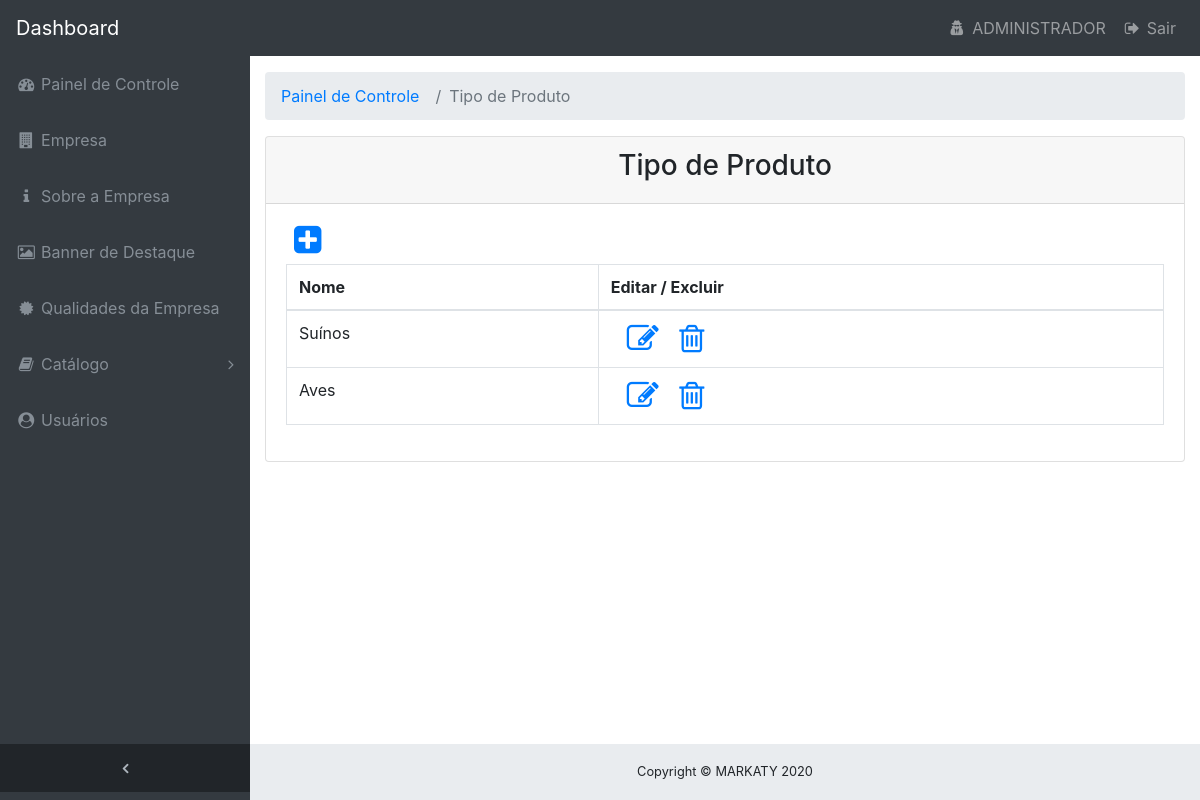
The page /intranet/index.php?url=tipo_produto.php (signed in) on the database its author committed.
### tables this page shows
CREATE TABLE `tb_tipo_produto` (
    `cod_tipo_produto` INTEGER NOT NULL AUTO_INCREMENT,
    `descricao` TEXT,
    CONSTRAINT `PK_tb_tipo_produto` PRIMARY KEY (`cod_tipo_produto`)
);

CREATE TABLE `tb_empresa` (
    `cod_empresa` INTEGER NOT NULL AUTO_INCREMENT,
    `nome_fantasia` VARCHAR(100) NOT NULL,
    `cnpj` VARCHAR(18) NOT NULL,
    `logradouro` VARCHAR(100) NOT NULL,
    `nr` NUMERIC(4),
    `complemento` VARCHAR(150),
    `bairro` VARCHAR(150),
    `tel_whatsapp` VARCHAR(15),
    `tel_fixo` VARCHAR(15),
    `email` TEXT,
    `instagram` TEXT,
    `facebook` TEXT,
    `maps` TEXT,
    `logomarca` TEXT,
    `cod_catalogo` INTEGER,
    `cod_cidade` INTEGER,
    CONSTRAINT `PK_tb_empresa` PRIMARY KEY (`cod_empresa`)
);

### intranet/encrypt.php (called while the page is built, shortened)
<?php
class MyCripty {
    public $chave = 3;
    public $add_text = "abcdefghijklmnopqrstuvwxyz";
    function enc($word) {
        $word .= $this->add_text;
        $s = strlen($word) + 1;
        $nw = "";
        $n = $this->chave;
        for ($x = 1; $x < $s; $x++) {
            $m = $x * $n;
            if ($m > $s) {
                $nindex = $m % $s;
            } else if ($m < $s) {
                $nindex = $m;
            }
            $nw = $nw . $word[$nindex - 1];
        }
        return $nw;
    }
}

### intranet/tipo_produto.php (the view, shortened to what this page needs)
<?php
include_once './encrypt.php';
$MyCripty = new MyCripty();
?>
<div class="container-fluid">
    <div class="card mb-3">
        <div class="card-header text-center">
            <h3>Tipo de Produto</h3>
        </div>
        <div class="card-body">
            <a href="?url=adc_tipo_produto.php" title="Novo - <?= $menu; ?>"><i class="fa fa-2x pb-2 pl-2 fa-plus-square"></i></a>
            <div class="table-responsive">
                <table class="table table-bordered" width="100%" cellspacing="0">
                    <thead>
                        <tr>
                            <th>Nome</th>
                            <th>Editar / Excluir</th>
                        </tr>
                    </thead>
                    <tbody>
                        <?php
                        $selectTipoProduto = "CALL sel_tipo_produto();";
                        $queryTipoProduto = $pdo->query($selectTipoProduto);
                        while ($dados = $queryTipoProduto->fetch()) {
                            $cod = $dados['cod_tipo_produto'];
                            $nome = $dados['descricao'];
                            $var = $MyCripty->enc($cod);
                            ?>
                            <tr>
                                <td><?= $nome; ?></td>
                                <td>
                                    <a href="?url=edttipoproduto.php&ldl=<?= $var; ?>" title="EDITAR"><i class="fa fa-2x fa-edit pr-3 pl-3"></i></a>
                                    <a href="?url=delbdtipoproduto.php&ldl=<?= $var; ?>"
                                       onclick="return excluir('<?= $nome; ?>');" title="EXCLUIR">
                                        <i class="fa fa-2x fa-trash-o"></i>
                                    </a>
                                </td>
                            </tr>
                            <?php
                        }
                        ?>
                    </tbody>
                </table>
            </div>
        </div>
    </div>
</div>

### intranet/index.php (shortened to what this page needs)
<head>
    <link href="vendor/bootstrap/css/bootstrap.min.css" rel="stylesheet" type="text/css"/>
    <link href="vendor/fonts/awesome/css/font-awesome.min.css" rel="stylesheet" type="text/css"/>
    <link href="vendor/datatables/dataTables.bootstrap4.css" rel="stylesheet" type="text/css"/>
    <link href="vendor/css/sb-admin.css" rel="stylesheet" type="text/css"/>
    <link href="vendor/bootstrap/css/bootstrap-toggle.min.css" rel="stylesheet" type="text/css"/>
    <link href="vendor/bootstrap/css/bootstrap-image-checkbox.css" rel="stylesheet" type="text/css"/>
    <link rel="stylesheet" href="https://stackpath.bootstrapcdn.com/bootstrap/4.3.1/css/bootstrap.min.css">
    <?php
    include '../connection.php';
    $sql = "select nome_fantasia from tb_empresa";
    $r = $pdo->query($sql);
    foreach ($r as $row) {
        $nome_fantasia = $row["nome_fantasia"];
        ?>
        <?php
    }
    ?>
</head>
<body class="fixed-nav sticky-footer bg-dark" id="page-top">
    <?php include './menu.php'; ?>
    <div class="content-wrapper">
        <?php
        @$url = $_GET['url'];
        switch ($url) {
            case 'tipo_produto.php':
                $menu = 'Tipo de Produto';
                include './navegacao.php';
                include ('./tipo_produto.php');
                break;
        }
        ?>
        <footer class="sticky-footer">
            <div class="container">
                <div class="text-center">
                    <small>Copyright © <?php echo $nome_fantasia; ?> <?php echo date("Y"); ?></small>
                </div>
            </div>
        </footer>
    </div>
</body>

### rows shown on the page
tb_tipo_produto: descricao "Suínos"
tb_tipo_produto: descricao "Aves"
tb_empresa: nome_fantasia "MARKATY"

### other values the page prints
$_SESSION['nome'] "ADMINISTRADOR"
$menu "Tipo de Produto"
